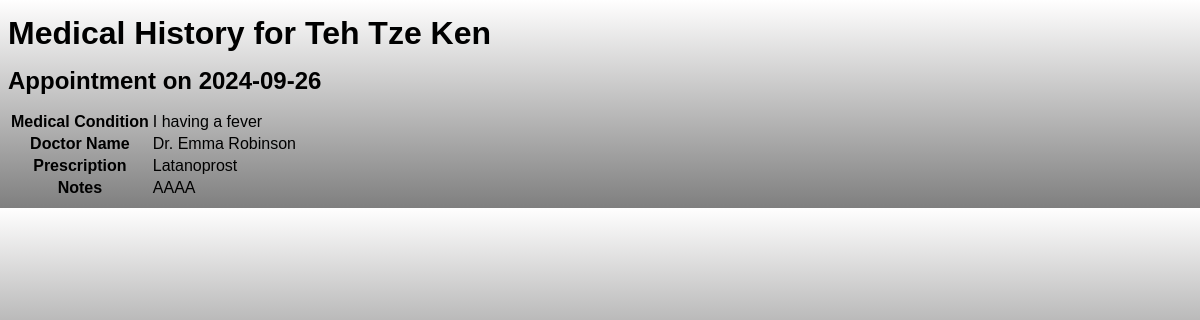
The app's page /medical_history.php?name=Teh Tze Ken, older data.
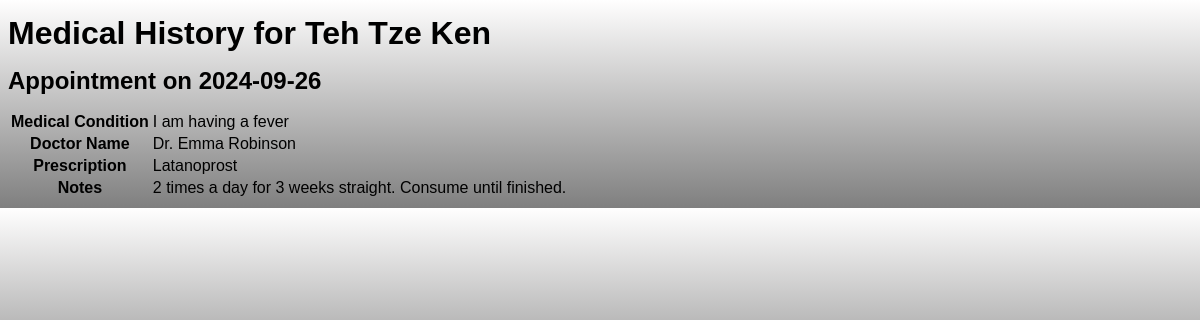
The same page, newer data.
### tables this page shows
CREATE TABLE `appointments` (
  `id` int(11) NOT NULL,
  `patient_name` varchar(100) NOT NULL,
  `patient_email` varchar(100) NOT NULL,
  `patient_phone` varchar(15) NOT NULL,
  `medical_condition` varchar(255) NOT NULL,
  `doctor_name` varchar(100) NOT NULL,
  `appointment_date` date NOT NULL,
  `created_at` timestamp NOT NULL DEFAULT current_timestamp(),
  `notes` text DEFAULT NULL,
  `prescription` text DEFAULT NULL,
  `status` enum('active','done') DEFAULT 'active'
);

### medical_history.php (the view, shortened to what this page needs)
<?php
include("db_connect.php");
if (isset($_GET['name'])) {
    $patient_name = mysqli_real_escape_string($con, $_GET['name']);
    $appointments_sql = "
        SELECT a.*, GROUP_CONCAT(m.name SEPARATOR ', ') AS medicines
        FROM appointments a
        LEFT JOIN appointment_medicines am ON a.id = am.appointment_id
        LEFT JOIN medicines m ON am.medicine_id = m.id
        WHERE a.patient_name = '$patient_name'
        GROUP BY a.id
        ORDER BY a.appointment_date DESC
    ";
    $appointments_result = mysqli_query($con, $appointments_sql);
    if (mysqli_num_rows($appointments_result) > 0):
?>
<!DOCTYPE html>
<html lang="en">
<head>
    <link rel="stylesheet" href="admin.css">
</head>
<body>
    <div class="content">
        <h1>Medical History for <?php echo htmlspecialchars($patient_name); ?></h1>
        <?php while ($appointment = mysqli_fetch_assoc($appointments_result)): ?>
            <div class="appointment-details">
                <h2>Appointment on <?php echo htmlspecialchars($appointment['appointment_date']); ?></h2>
                <table>
                    <tr>
                        <th>Medical Condition</th>
                        <td><?php echo htmlspecialchars($appointment['medical_condition']); ?></td>
                    </tr>
                    <tr>
                        <th>Doctor Name</th>
                        <td><?php echo htmlspecialchars($appointment['doctor_name']); ?></td>
                    </tr>
                    <tr>
                        <th>Prescription</th>
                        <td><?php echo htmlspecialchars($appointment['prescription']); ?></td>
                    </tr>
                    <tr>
                        <th>Notes</th>
                        <td><?php echo nl2br(htmlspecialchars($appointment['notes'])); ?></td>
                    </tr>
                </table>
            </div>
        <?php endwhile; ?>
    </div>
</body>
</html>
<?php
    else:
        echo "<p>No medical history found for the selected patient.</p>";
    endif;
} else {
    echo "<p>No patient name provided.</p>";
}
?>

### admin.css (style rules this page uses)
* { font-family: "Kumbh Sans", sans-serif; text-decoration: none; }
body { background: linear-gradient(rgba(255, 254, 254, 0.5), rgba(0, 0, 0, 0.5)), url('bgaboutus.png'); }
h1, h2, h3, p, a { margin: 15px 0; }

Row changes from the older to the newer data that the page shows:
removed appointments: appointment_date "2024-09-26", medical_condition "I having a fever", doctor_name "Dr. Emma Robinson", prescription "Latanoprost", notes "AAAA"
added appointments: appointment_date "2024-09-26", medical_condition "I am having a fever", doctor_name "Dr. Emma Robinson", prescription "Latanoprost", notes "2 times a day for 3 weeks straight. Consume until finished."
